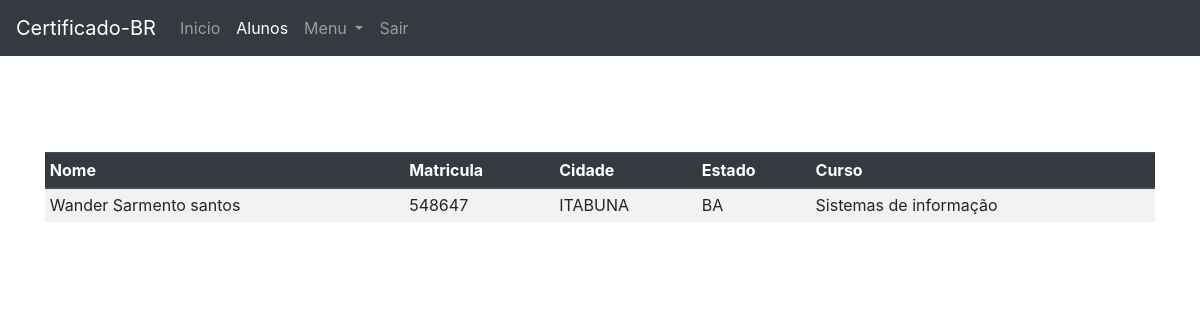
/alunos (signed in), run on the app's committed database.
### core/models.py (models this page shows, shortened)
class Aluno(models.Model):
    nome = models.CharField('Nome', max_length=200)
    matricula = models.CharField('Matricula', max_length=8, editable=False)
    cidade = models.CharField('Cidade', max_length=40)
    uf = models.CharField('Estado', max_length=20)
    curso = models.CharField('Curso', max_length=200)
    user = models.ForeignKey(User, on_delete=models.CASCADE, null=True, blank=True)

### core/views.py (the view)
# urls.py: path('alunos', alunos, name='alunos'),
@login_required()
def alunos(request):
    template_name = 'alunos.html'
    alunos = Aluno.objects.all().order_by('nome')
    return render(request, template_name, locals())

### core/templates/alunos.html (shortened to what this page needs)
{% extends "base.html" %}
{% load static %}
{% block menu %}
<nav class="navbar navbar-expand-lg navbar-dark bg-dark">
    <a class="navbar-brand" href="#">Certificado-BR</a>
    <div class="collapse navbar-collapse" id="conteudoNavbarSuportado">
        <ul class="navbar-nav mr-auto">
            <li class="nav-item ">
                <a class="nav-link" href="{% url 'index' %}">Inicio <span class="sr-only">(página atual)</span></a>
            </li>
            <li class="nav-item active">
                <a class="nav-link" href="{% url 'alunos' %}">Alunos</a>
            </li>
            <li class="nav-item dropdown">
                <a class="nav-link dropdown-toggle" href="#" id="navbarDropdown" role="button" data-toggle="dropdown" aria-haspopup="true" aria-expanded="false">
                    Menu
                </a>
            </li>
            <li class="nav-item">
                <a class="nav-link" href="{% url 'logout' %}">Sair</a>
            </li>
        </ul>
    </div>
</nav>
{% endblock %}
{% block main %}
<div class="row pt-5"></div>
<div class="row pt-5">
    <div class="container">
        <table class="table table-striped table-sm">
          <thead class="thead-dark">
            <tr>
              <th scope="col">Nome</th>
              <th scope="col">Matricula</th>
              <th scope="col">Cidade</th>
              <th scope="col">Estado</th>
              <th scope="col">Curso</th>
            </tr>
          </thead>
          <tbody>
            <tr>
                {% for aluno in alunos %}
                    <td> {{ aluno.nome }}</td>
                    <td> {{ aluno.matricula }}</td>
                    <td> {{ aluno.cidade }} </td>
                    <td> {{ aluno.uf }} </td>
                    <td> {{ aluno.curso }} </td>
                {% endfor %}
            </tr>
          </tbody>
        </table>
    </div>
</div>
{% endblock %}

### data on the page
Aluno: nome "Wander Sarmento santos", matricula "548647", cidade "ITABUNA", uf "BA", curso "Sistemas de informação"
